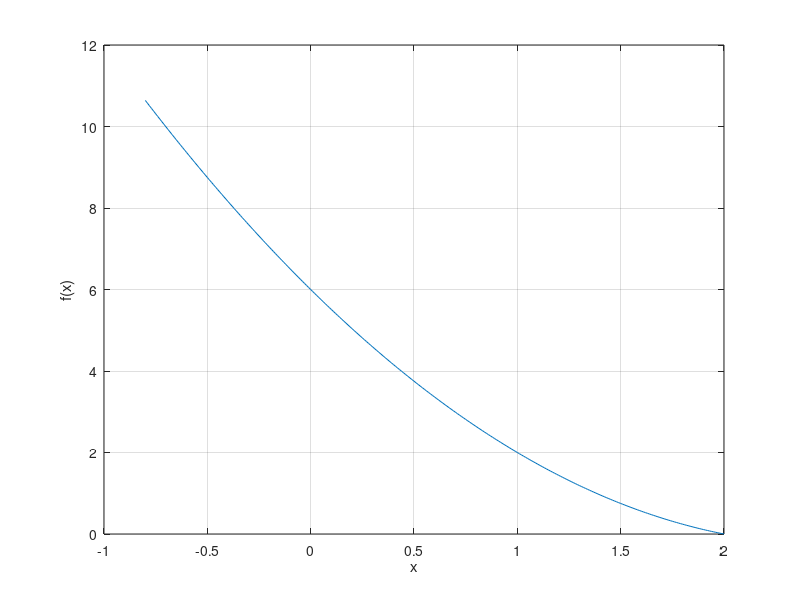

Here is the MATLAB script that generated this plot: (Note: this script raises an error after producing the figure.)
%  Define the function f(x)
f = inline('x.^2-5*x.^1+6','x');

% Define the derivative of function f(x)
fp = inline('2*x.^1-5','x');

% Plot the graph to get the idea of location of the roots of the polynomial
x = [-0.8:0.01:2.0]';y=f(x);
plot(x,y);xlabel('x');ylabel('f(x)');
grid on

% Print the root(s) and the number of iterations  
[x,iterations] = newtonRaphson(-5,f,fp) 

% Range of initial Guess Values Vs the solutions
x0 = [-20:0.5:20]; xs = []; is = [];
 for i = 1:length(x0)
 [xx,ii] = newtonRaphson(x0(i),f,fp);
 xs = [xs,xx]; is = [is,ii];
 end

figure(1);plot(x0,xs,'o');hold;plot(x0,xs,'-');hold; 
title('Newton-Raphson solution'); 
xlabel('initial guess, x0');ylabel('solution, xs'); 

% Number of iterations Required to achieve a solution Vs the Initial Guess
 figure(2);plot(x0,is,'+'); hold;plot(x0,is,'-');hold;
title('Newton-Raphson solution');
xlabel('initial guess, x0');ylabel('iterations, xs');
